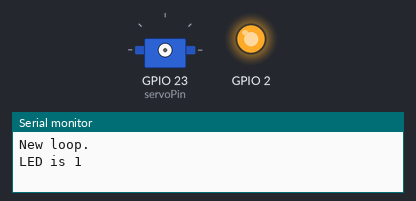
Simulated run of this sketch. Board: ESP32. Parts: servo, output pins drawn as LEDs (lit = HIGH), the last lines printed to the serial monitor. Servo pulses on a pin are drawn as a servo (544–2400 µs = 0–180°); pins used as bus, display or sensor lines are not drawn.

Above: at 0.05 s.
At 3.05 s:
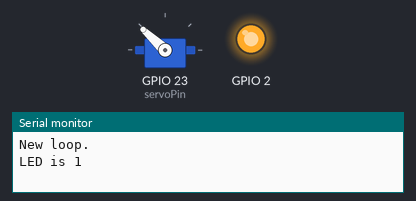
At 6.05 s:
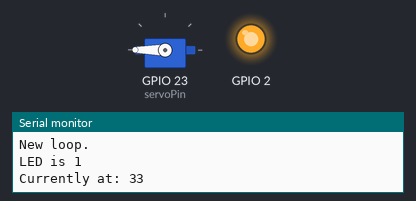
At 12.1 s:
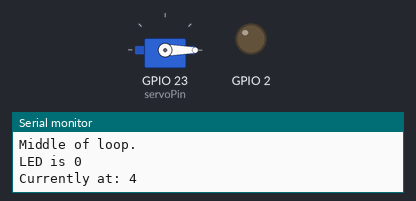
Timing chart, 0 to 15.8 s (numbered marks = the images above):
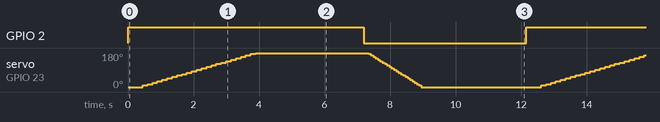

The sketch:

Geekservo_Continuous_Sweep.ino
```cpp
/*
 * Geekservo_Continuous_Sweep
 */

const int servoPin = 23;
const int PWMFreq = 50;
const int PWMChannel = 0;
const int PWMResolution = 8;
//const int MAX_DUTY_CYCLE = ( int )( pow( 2, PWMResolution ) - 1 );

int dutyCycle = 0;


void setup()
{
	Serial.begin( 115200 );
	ledcSetup( PWMChannel, PWMFreq, PWMResolution );
	/* Attach the LED PWM Channel to the GPIO Pin */
	ledcAttachPin( servoPin, PWMChannel );
	ledcWrite( PWMChannel, dutyCycle );
	pinMode( 2, OUTPUT );
}


void loop()
{
	Serial.println( "New loop.\n" );
	digitalWrite( 2, HIGH );
	Serial.printf( "LED is %d\n", digitalRead( 2 ) );
	for( dutyCycle = 5; dutyCycle <= 32; dutyCycle++ )
	{
		ledcWrite( PWMChannel, dutyCycle );
		delay( 150 );
	}
	Serial.printf( "Currently at: %d\n", dutyCycle );
	delay( 3000 );

	Serial.println( "Middle of loop.\n" );

	digitalWrite( 2, LOW );
	Serial.printf( "LED is %d\n", digitalRead( 2 ) );
	for( dutyCycle = 32; dutyCycle >= 5; dutyCycle-- )
	{
		ledcWrite( PWMChannel, dutyCycle );
		delay( 70 );
	}
	Serial.printf( "Currently at: %d\n", dutyCycle );
	delay( 3000 );

	Serial.println( "End of loop...\n" );
}
```

Measured:
- by itself, GPIO 2: alternates HIGH for 7.2 s and LOW for 5.0 s
